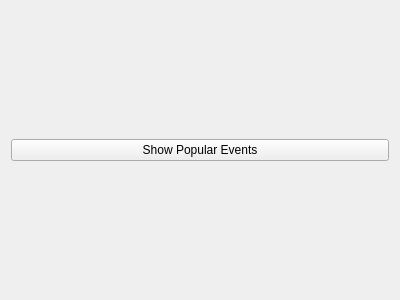
<?xml version="1.0" encoding="UTF-8"?>
<ui version="4.0">
 <class>OOPexamye22</class>
 <widget class="QWidget" name="OOPexamye22">
  <property name="geometry">
   <rect>
    <x>0</x>
    <y>0</y>
    <width>400</width>
    <height>300</height>
   </rect>
  </property>
  <property name="windowTitle">
   <string>OOPexamye22</string>
  </property>
  <layout class="QVBoxLayout" name="verticalLayout">
   <item>
    <widget class="QPushButton" name="showPopularEventsButton">
     <property name="text">
      <string>Show Popular Events</string>
     </property>
    </widget>
   </item>
  </layout>
 </widget>
 <resources/>
 <connections/>
</ui>
